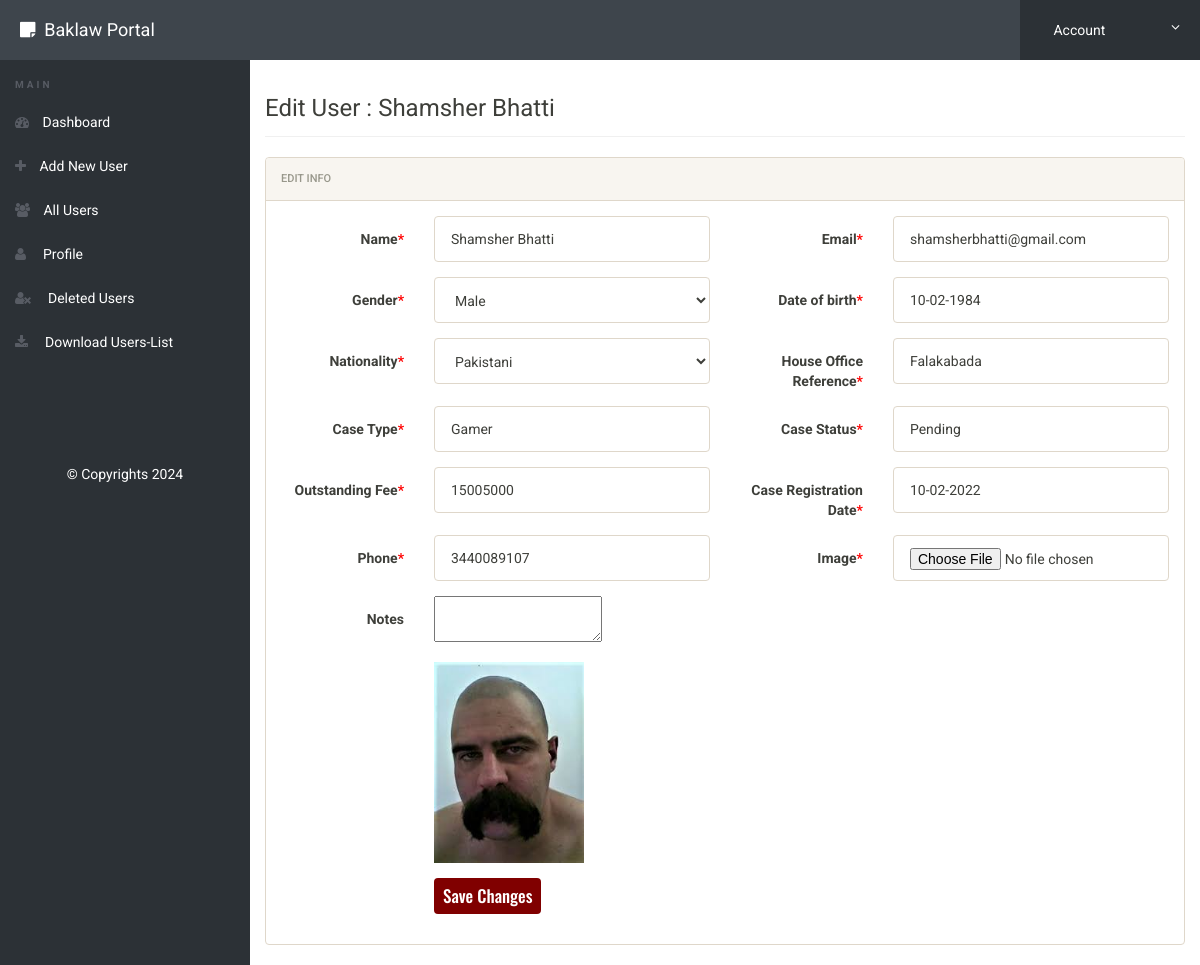
The page /admin/edit-user.php?edit=22 (signed in) on the database its author committed.
### tables this page shows
CREATE TABLE `users` (
  `id` int(11) NOT NULL,
  `name` varchar(50) NOT NULL,
  `email` varchar(50) NOT NULL,
  `password` varchar(50) NOT NULL,
  `gender` varchar(50) NOT NULL,
  `mobile` varchar(50) NOT NULL,
  `image` varchar(50) NOT NULL,
  `status` int(10) NOT NULL,
  `hor` varchar(255) DEFAULT NULL,
  `dob` varchar(255) DEFAULT NULL,
  `nationality` varchar(255) DEFAULT NULL,
  `case_status` varchar(255) DEFAULT NULL,
  `case_type` varchar(255) DEFAULT NULL,
  `fee` varchar(255) DEFAULT NULL,
  `registration_date` varchar(255) DEFAULT NULL,
  `notes` text DEFAULT NULL
);

### admin/edit-user.php (the view, shortened to what this page needs)
<?php
include('includes/config.php');
if(strlen($_SESSION['alogin'])==0)
	{
header('location:index.php');
}
else{
if(isset($_GET['edit']))
	{
		$editid=$_GET['edit'];
	}
?>
<!doctype html>
<html lang="en" class="no-js">
<head>
	<link rel="stylesheet" href="css/font-awesome.min.css">
	<link rel="stylesheet" href="css/bootstrap.min.css">
	<link rel="stylesheet" href="css/dataTables.bootstrap.min.css">
	<link rel="stylesheet" href="css/bootstrap-social.css">
	<link rel="stylesheet" href="css/bootstrap-select.css">
	<link rel="stylesheet" href="css/fileinput.min.css">
	<link rel="stylesheet" href="css/awesome-bootstrap-checkbox.css">
	<link rel="stylesheet" href="css/style.css">
</head>
<body>
<?php
		$sql = "SELECT * from users where id = :editid";
		$query = $dbh -> prepare($sql);
		$query->bindParam(':editid',$editid,PDO::PARAM_INT);
		$query->execute();
		$result=$query->fetch(PDO::FETCH_OBJ);
?>
	<?php include('includes/header.php');?>
	<div class="ts-main-content">
	<?php include('includes/leftbar.php');?>
		<div class="content-wrapper">
			<div class="container-fluid">
				<div class="row">
					<div class="col-md-12">
						<h3 class="page-title">Edit User : <?php echo htmlentities($result->name); ?></h3>
						<div class="row">
							<div class="col-md-12">
								<div class="panel panel-default">
									<div class="panel-heading">Edit Info</div>
									<div class="panel-body">
<form method="post" class="form-horizontal" enctype="multipart/form-data" name="imgform">
<div class="form-group">
<label class="col-sm-2 control-label">Name<span style="color:red">*</span></label>
<div class="col-sm-4">
<input type="text" name="name" class="form-control" required value="<?php echo $result->name;?>">
</div>
<label class="col-sm-2 control-label">Email<span style="color:red">*</span></label>
<div class="col-sm-4">
<input type="email" name="email" class="form-control" required value="<?php echo $result->email;?>">
</div>
</div>
<div class="form-group">
<label class="col-sm-2 control-label">Gender<span style="color:red">*</span></label>
<div class="col-sm-4">
<select name="gender" class="form-control" required>
     <option value="Male" <?php if($result->gender == "Male") echo "selected"; ?>>Male</option>
  </select>
</div>
<label class="col-sm-2 control-label">Date of birth<span style="color:red">*</span></label>
<div class="col-sm-4">
<input type="text" name="dob" class="form-control" required value="<?php echo $result->dob;?>">
</div>
</div>
<div class="form-group">
<label class="col-sm-2 control-label">Nationality<span style="color:red">*</span></label>
<div class="col-sm-4">
<select name="nationality" class="form-control" required>
     <option value="Pakistani" <?php if($result->nationality == "Pakistani") echo "selected"; ?>>Pakistani</option>
  </select>
</div>
<label class="col-sm-2 control-label">House Office Reference<span style="color:red">*</span></label>
<div class="col-sm-4">
<input type="text" name="hor" class="form-control" required value="<?php echo $result->hor;?>">
</div>
</div>
<div class="form-group">
<label class="col-sm-2 control-label">Case Type<span style="color:red">*</span></label>
<div class="col-sm-4">
<input type="text" name="case_type" class="form-control" required value="<?php echo $result->case_type;?>">
</div>
<label class="col-sm-2 control-label">Case Status<span style="color:red">*</span></label>
<div class="col-sm-4">
<input type="text" name="case_status" class="form-control" required value="<?php echo $result->case_status;?>">
</div>
</div>
<div class="form-group">
<label class="col-sm-2 control-label">Outstanding Fee<span style="color:red">*</span></label>
<div class="col-sm-4">
<input type="text" name="fee" class="form-control" required value="<?php echo $result->fee;?>">
</div>
<label class="col-sm-2 control-label">Case Registration Date<span style="color:red">*</span></label>
<div class="col-sm-4">
<input type="text" name="registration_date" class="form-control" required value="<?php echo $result->registration_date;?>">
</div>
</div>
<div class="form-group">
	  <label class="col-sm-2 control-label">Phone<span style="color:red">*</span></label>
    <div class="col-sm-4">
    <input type="text" name="mobileno" value="<?php echo $result->mobile; ?>" class="form-control" required>
    </div>
<label class="col-sm-2 control-label">Image<span style="color:red">*</span></label>
<div class="col-sm-4">
<input type="file" name="image" class="form-control">
</div>
</div>
  <div class="form-group">
     <label class="col-sm-2 control-label">Notes</label>
      <div class="col-sm-10">
       <textarea id="notes" name="notes"><?php echo $result->notes; ?></textarea>
      </div>
</div>
<div class="form-group">
	<div class="col-sm-8 col-sm-offset-2">
		<img src="../images/<?php echo $result->image;?>" width="150px"/>
</div>
</div>
<div class="form-group">
	<div class="col-sm-8 col-sm-offset-2">
		<button style="background: maroon;
    color: white;
    font-size: 17px;
    padding: 7px 9px;" class="btn btn-primary" name="submit" type="submit">Save Changes</button>
	</div>
</div>
</form>
									</div>
								</div>
							</div>
						</div>
					</div>
				</div>
			</div>
		</div>
	</div>
</body>
</html>
<?php } ?>

### admin/css/style.css (style rules this page uses)
html { font-size: 14px; }
@media only screen and (min-width: 480px) { html { font-size: 17px; } }
@media only screen and (min-width: 768px) { html { font-size: 14px; } }
body { font-size: 1em; }
.btn { font-family: 'Oswald', sans-serif; }
.panel { overflow: hidden; }
.btn { text-transform: none; }
.page-title { padding-bottom: 15px; margin-bottom: 20px; border-bottom: 1px solid #f0f0f0; }
.ts-main-content .content-wrapper { padding-top: 15px; margin-top: 60px; }
@media only screen and (min-width: 992px) { .ts-main-content .content-wrapper { margin-left: 250px; } }

### rows shown on the page
users: name "Shamsher Bhatti", email "shamsherbhatti@gmail.com", gender "Male", dob "10-02-1984", nationality "Pakistani", hor "Falakabada", case_type "Gamer", case_status "Pending", fee "15005000", registration_date "10-02-2022", mobileno "3440089107", image (picture)
